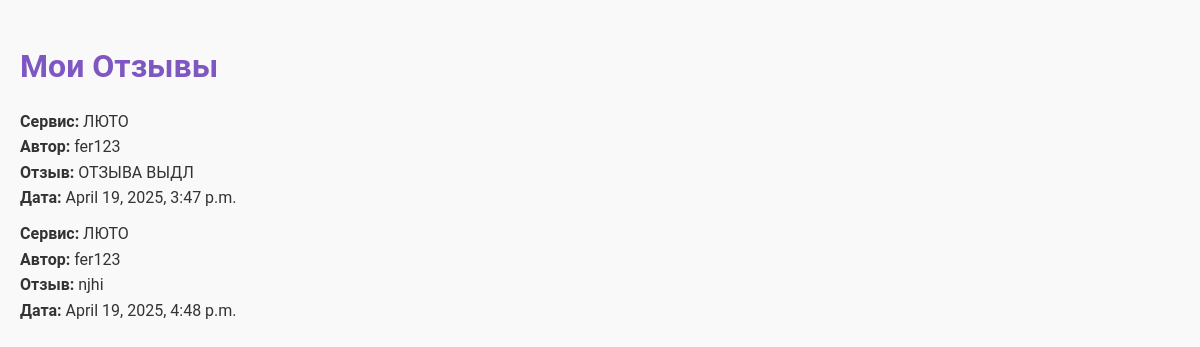
Page /my_feedbacks/ (signed in) on the earlier database version.
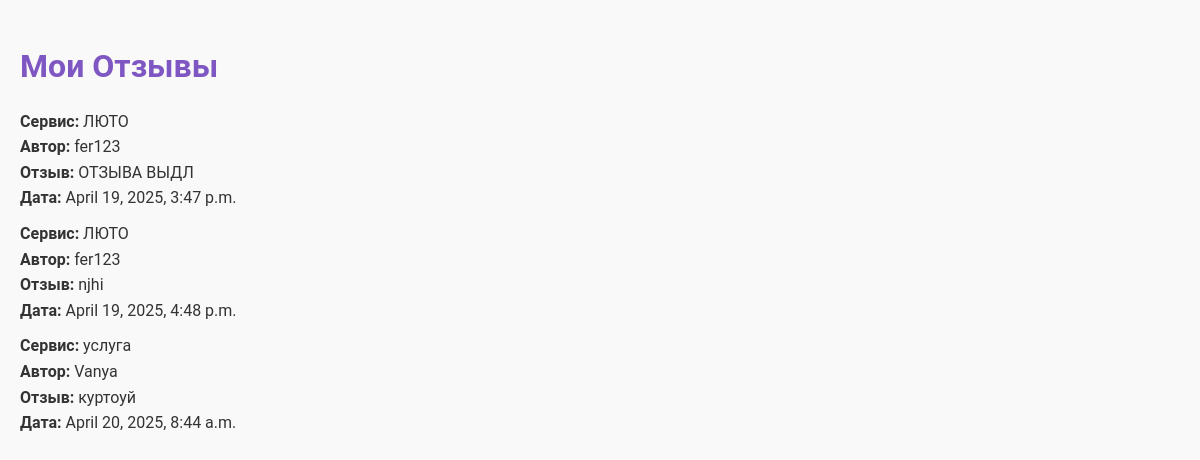
Same page on the later database version.
### app/models.py (models this page shows, shortened)
class Feedback(models.Model):
    service = models.ForeignKey(Service, on_delete=models.CASCADE, related_name='feedbacks')
    author = models.ForeignKey(User, on_delete=models.CASCADE, related_name='feedbacks')
    text = models.TextField()
    created_at = models.DateTimeField(auto_now_add=True)

class Service(models.Model):
    author = models.ForeignKey(User, on_delete=models.CASCADE)
    title = models.CharField(max_length=200)
    description = models.TextField()
    price = models.DecimalField(max_digits=100, decimal_places=2)
    image = models.ImageField(upload_to='services/')
    created_at = models.DateTimeField(auto_now_add=True)

### app/views.py (the view)
# urls.py: path('my_feedbacks/', views.my_feedbacks, name='my_feedbacks'),
@login_required
def my_feedbacks(request):
    if request.user.profile.role == 'executor':
        feedbacks = Feedback.objects.filter(service__author=request.user)
        return render(request, 'my_feedbacks.html', {'feedbacks': feedbacks})
    else:
        messages.error(request, "У вас нет прав для просмотра этой страницы.")
        return redirect('home')

### app/templates/my_feedbacks.html (shortened to what this page needs)
{% load static %}
<!DOCTYPE html>
<html lang="ru">
<head>
    <link rel="stylesheet" href="{% static 'css/styles.css' %}">
</head>
<body>
    <h1>Мои Отзывы</h1>
    {% if feedbacks %}
        <ul>
            {% for feedback in feedbacks %}
                <li>
                    <strong>Сервис:</strong> {{ feedback.service.title }}<br>
                    <strong>Автор:</strong> {{ feedback.author.username }}<br>
                    <strong>Отзыв:</strong> {{ feedback.text }}<br>
                    <strong>Дата:</strong> {{ feedback.created_at }}
                </li>
            {% endfor %}
        </ul>
    {% else %}
        <p>Нет отзывов для ваших сервисов.</p>
    {% endif %}
</body>
</html>

Differences in the rows shown:
added Feedback: service "услуга", author.username "Vanya", text "куртоуй", created_at "April 20, 2025, 8:44 a.m."
